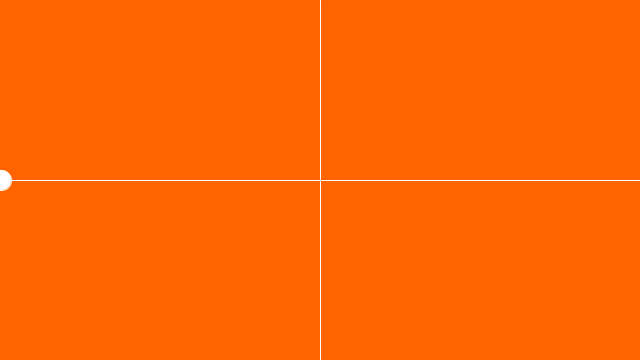
Frame 1 (no input)
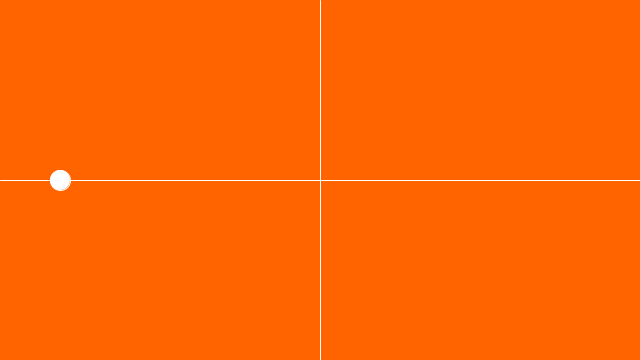
Frame 60 (the mouse pressed at the canvas centre just before this capture)
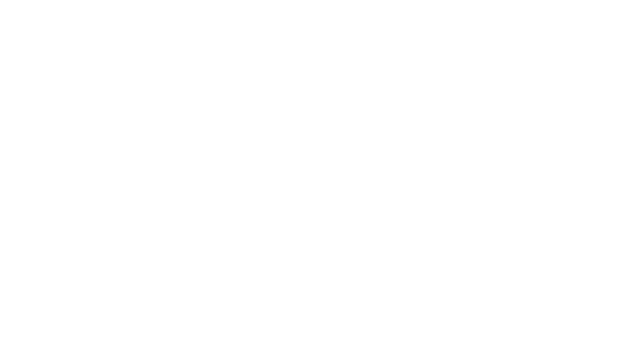
Frame 120 (the mouse held since frame 60 and released just before this capture)

The Processing sketch that drew these frames (run headless with seeded random() and noise(); from frame 60 on, the mouse is pressed at the canvas centre):

// Processing sketch: sketch_161227_5_2_conditionals
// ── sketch_161227_5_2_conditionals.pde
/// relational Operators:
/// <> smaller / greater
/// == same / not
/// >= greater or equal <= smaller or equal
/// && AND
/// || Or
/// ! NOT
float posx = 0;
float posy = 0;
void setup() {
  size(640,360);

}

void draw(){
  background(255);

  posx = posx + 1;
  posy = posy + 1;
  
  /// Top Left
  if (mouseX < width/2 && mouseY < height/2) {
    background(255,100,0);
  } 
  /// Lower Left
  else if (mouseX < width/2 && mouseY > height/2 ) {
    background(100,255,0);
  }  
  /// Upper Right
  else if (mouseX > width/2 && mouseY < height/2) {
    background(0,255,100);
  }
  /// Lower Right
  else if (mouseX > width/2 && mouseY > height/2) {
    background(0,200,255);
  }

    stroke(255);
    line(width/2,0,width/2,height);
    line(0,height /2,width,height/2);
    
   ellipse(posx,height/2, 20,20);
}
